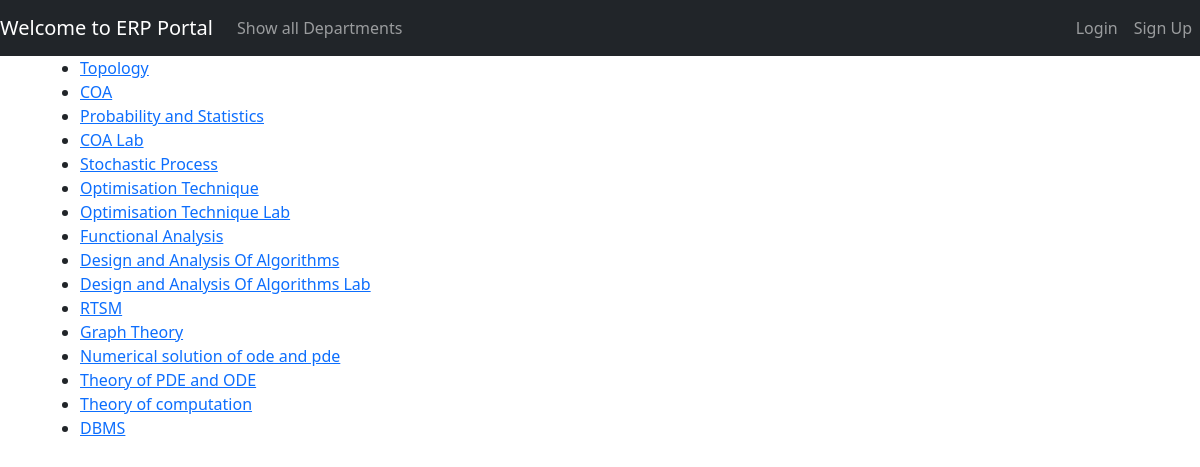
The app's page /Mathematics/courses, older data.
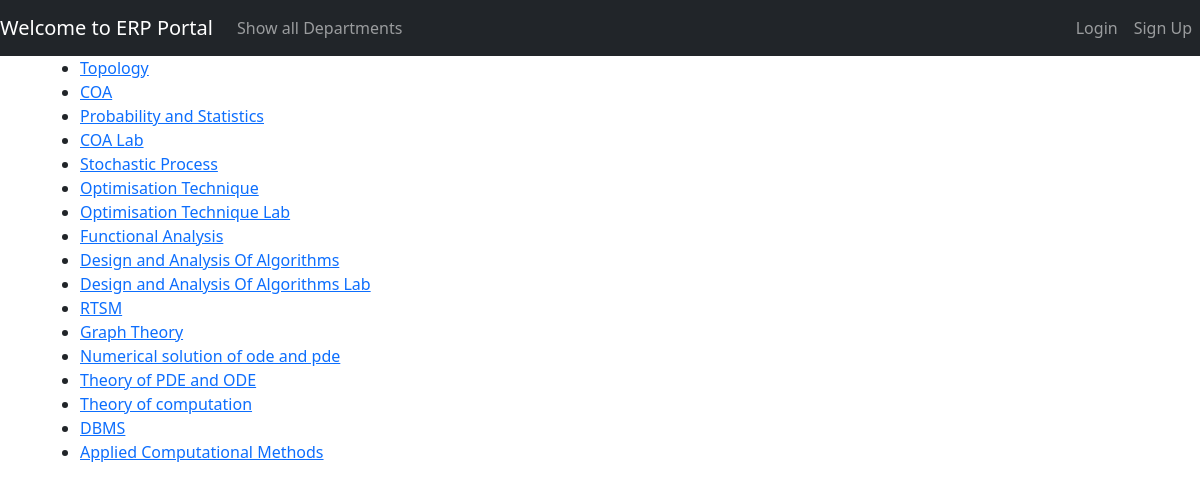
The same page, newer data.
### erpApp/models.py (models this page shows)
class Course(models.Model):
    courseName = models.CharField(max_length=50)
    credits_score = models.IntegerField(
        validators=[MaxValueValidator(5), MinValueValidator(1)])
    deptId = models.ForeignKey(
        Department, on_delete=models.CASCADE, related_name="dept")
    semester = models.IntegerField(null=True)
    description = models.TextField(null=True)
    def __str__(self):
        return f"{self.courseName}"

### erpApp/views.py (the view)
# urls.py: path("<str:deptName>/courses", views.listCourses, name="listCourse"),
def listCourses(request, deptName):
    isMyList = False
    department = Department.objects.get(departmentName=deptName)
    courseList = department.dept.all()
    return render(request, "erpApp/listCourses.html", {
        "courseList": courseList,
        "deptName": department.departmentName,
        "isMyList": isMyList
    })

### erpApp/templates/erpApp/listCourses.html (shortened to what this page needs)
{% extends 'base.html' %}
{% block content %}
    <div class='mx-5'>
        <ul>
            {% for course in courseList %}
                <li><a href="{% url 'course' course%}">{{course}}</a></li>
            {% endfor %}
        </ul>
    </div>
{% endblock content %}

Row changes from the older to the newer data that the page shows:
added Course: courseName "Applied Computational Methods"
